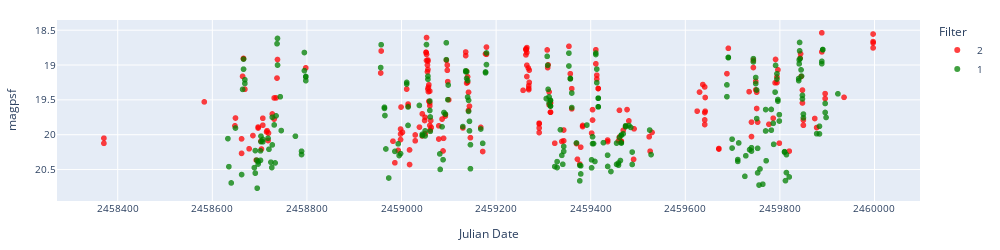
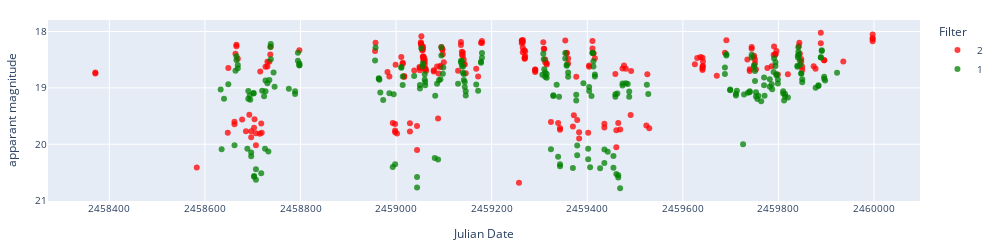
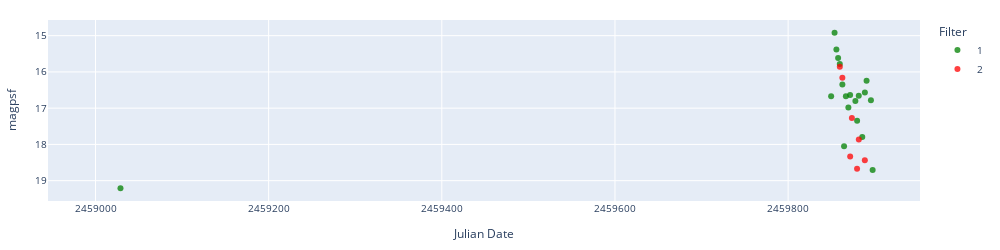
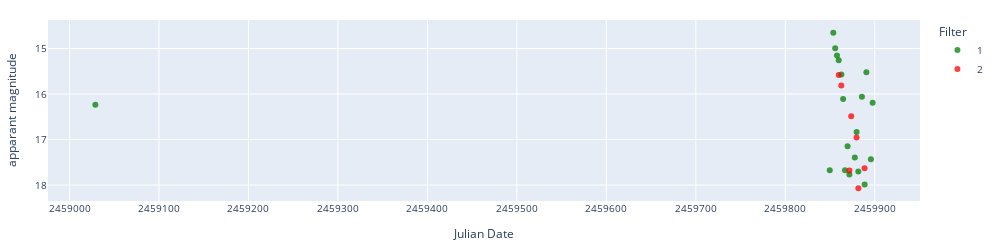

The notebook cell these images were saved under, in order:
### Markdown cell above
### Display light curves

### Code cell
date = '2023_03_24'
date2 = '2023_03_25'

object = 'ZTF18aakynpt'

# Apply errorbars
error = False

if error == True:
        errColalerce1 = 'sigmapsf'
        errColalerce2 = 'sigmapsf_corr_revised'
        errCollasair1 = 'sigmapsf'
        errCollasair2 = 'dc_sigmag'
else:
    errColalerce1 = None
    errColalerce2 = None
    errCollasair1 = None
    errCollasair2 = None

objlist = df_ZTF_CVs[df_ZTF_CVs['Type'].str.contains('UGER', na=False)]['Xmatch_obj'].iloc[10:]
objtype = df_ZTF_CVs[df_ZTF_CVs['Type'].str.contains('UGER', na=False)]['Type'].iloc[10:]
i=0
for object, type in zip(objlist, objtype):

    print(i, object, type)
    # Display difference magnitude light curve.
    # try:
    #     lc_alerce = pd.read_json(f'../lightcurves_dataset/alerce_{date}/{object}.json')
    #     lc_alerce_appmag = alerce_clean(lc_alerce, magerrlim=1)

    #     print('Alerce difference magnitude')
    #     display_lightcurve(lc_alerce,x='mjd',y='magpsf',errorCol=errColalerce1)
    #     print('Alerce apparent magnitude')
    #     display_lightcurve(lc_alerce_appmag,x='mjd',y='magpsf_corr',errorCol=errColalerce2)

    #     # Display lasair apparent magnitude light curves.
    #     lc_lasair = load_lasair_lc(object, path=f'../lightcurves_dataset/lasair_{date2}')
    #     lc_lasair_appmag = lasair_clean(lc_lasair, limit=25, magerrlim=1)

    #     print('Lasair apparent magnitude')
    #     display_lightcurve(lc_lasair_appmag,x='jd',y='dc_mag',errorCol=errCollasair2)
    #     i+=1
    # except:
    # Display lasair difference magnitude and apparent magnitude light curves.
    lc_lasair = load_lasair_lc(object, path=f'../lightcurves_dataset/lasair_{date2}')
    lc_lasair_appmag = lasair_clean(lc_lasair, limit=25, magerrlim=1)

    print('Lasair difference magnitude')
    display_lightcurve(lc_lasair,x='jd',y='magpsf',errorCol=errCollasair1)
    print('Lasair apparent magnitude')
    display_lightcurve(lc_lasair_appmag,x='jd',y='dc_mag',errorCol=errCollasair2)
    i+=1

### Figure 1 — Plotly figure (JSON) as saved in the notebook; plotly's stock layout.template omitted (floating-point values rounded to 4 significant figures; data arrays with more than 128 entries replaced by an {"elided": "..."} marker saying what was removed)
{"data": [{"hovertemplate": "Filter=2<br>Julian Date=%{x}<br>magpsf=%{y}<extra></extra>", "legendgroup": "2", "marker": {"color": "red", "opacity": 0.75, "symbol": "circle"}, "mode": "markers", "name": "2", "showlegend": true, "type": "scattergl", "x": {"elided": "679 float values"}, "xaxis": "x", "y": {"elided": "679 float values"}, "yaxis": "y"}, {"hovertemplate": "Filter=1<br>Julian Date=%{x}<br>magpsf=%{y}<extra></extra>", "legendgroup": "1", "marker": {"color": "green", "opacity": 0.75, "symbol": "circle"}, "mode": "markers", "name": "1", "showlegend": true, "type": "scattergl", "x": {"elided": "564 float values"}, "xaxis": "x", "y": {"elided": "564 float values"}, "yaxis": "y"}], "layout": {"font": {"size": 10}, "height": 250, "legend": {"title": {"text": "Filter"}, "tracegroupgap": 0}, "margin": {"b": 20, "l": 20, "r": 20, "t": 20}, "width": 1000, "xaxis": {"anchor": "y", "domain": [0, 1], "tickformat": "float", "title": {"text": "Julian Date"}}, "yaxis": {"anchor": "x", "autorange": "reversed", "domain": [0, 1], "title": {"text": "magpsf"}}}}

### Figure 2 — Plotly figure (JSON) as saved in the notebook; plotly's stock layout.template omitted (floating-point values rounded to 4 significant figures; data arrays with more than 128 entries replaced by an {"elided": "..."} marker saying what was removed)
{"data": [{"hovertemplate": "Filter=2<br>Julian Date=%{x}<br>apparant magnitude=%{y}<extra></extra>", "legendgroup": "2", "marker": {"color": "red", "opacity": 0.75, "symbol": "circle"}, "mode": "markers", "name": "2", "orientation": "v", "showlegend": true, "type": "scatter", "x": {"elided": "217 float values"}, "xaxis": "x", "y": {"elided": "217 float values"}, "yaxis": "y"}, {"hovertemplate": "Filter=1<br>Julian Date=%{x}<br>apparant magnitude=%{y}<extra></extra>", "legendgroup": "1", "marker": {"color": "green", "opacity": 0.75, "symbol": "circle"}, "mode": "markers", "name": "1", "orientation": "v", "showlegend": true, "type": "scatter", "x": {"elided": "232 float values"}, "xaxis": "x", "y": {"elided": "232 float values"}, "yaxis": "y"}], "layout": {"font": {"size": 10}, "height": 250, "legend": {"title": {"text": "Filter"}, "tracegroupgap": 0}, "margin": {"b": 20, "l": 20, "r": 20, "t": 20}, "width": 1000, "xaxis": {"anchor": "y", "domain": [0, 1], "tickformat": "float", "title": {"text": "Julian Date"}}, "yaxis": {"anchor": "x", "autorange": "reversed", "domain": [0, 1], "title": {"text": "apparant magnitude"}}}}

### Figure 3 — Plotly figure (JSON) as saved in the notebook; plotly's stock layout.template omitted (floating-point values rounded to 4 significant figures)
{"data": [{"hovertemplate": "Filter=1<br>Julian Date=%{x}<br>magpsf=%{y}<extra></extra>", "legendgroup": "1", "marker": {"color": "green", "opacity": 0.75, "symbol": "circle"}, "mode": "markers", "name": "1", "orientation": "v", "showlegend": true, "type": "scatter", "x": [2459000.0, 2460000.0, 2460000.0, 2460000.0, 2460000.0, 2460000.0, 2460000.0, 2460000.0, 2460000.0, 2460000.0, 2460000.0, 2460000.0, 2460000.0, 2460000.0, 2460000.0, 2460000.0, 2460000.0, 2460000.0, 2460000.0, 2459000.0, 2459000.0, 2460000.0], "xaxis": "x", "y": [19.21, 16.67, 14.92, 15.38, 15.62, 15.78, 16.35, 18.05, 16.67, 16.98, 16.63, 16.8, 17.35, 16.66, 17.8, 16.57, 16.25, 16.78, 18.7, null, null, null], "yaxis": "y"}, {"hovertemplate": "Filter=2<br>Julian Date=%{x}<br>magpsf=%{y}<extra></extra>", "legendgroup": "2", "marker": {"color": "red", "opacity": 0.75, "symbol": "circle"}, "mode": "markers", "name": "2", "orientation": "v", "showlegend": true, "type": "scatter", "x": [2460000.0, 2460000.0, 2460000.0, 2460000.0, 2460000.0, 2460000.0, 2460000.0, 2459000.0, 2459000.0, 2459000.0, 2459000.0, 2459000.0, 2459000.0, 2459000.0, 2459000.0, 2459000.0, 2459000.0, 2460000.0, 2460000.0, 2460000.0], "xaxis": "x", "y": [15.86, 16.16, 18.33, 17.27, 18.67, 17.86, 18.44, null, null, null, null, null, null, null, null, null, null, null, null, null], "yaxis": "y"}], "layout": {"font": {"size": 10}, "height": 250, "legend": {"title": {"text": "Filter"}, "tracegroupgap": 0}, "margin": {"b": 20, "l": 20, "r": 20, "t": 20}, "width": 1000, "xaxis": {"anchor": "y", "domain": [0, 1], "tickformat": "float", "title": {"text": "Julian Date"}}, "yaxis": {"anchor": "x", "autorange": "reversed", "domain": [0, 1], "title": {"text": "magpsf"}}}}

### Figure 4 — Plotly figure (JSON) as saved in the notebook; plotly's stock layout.template omitted (floating-point values rounded to 4 significant figures)
{"data": [{"hovertemplate": "Filter=1<br>Julian Date=%{x}<br>apparant magnitude=%{y}<extra></extra>", "legendgroup": "1", "marker": {"color": "green", "opacity": 0.75, "symbol": "circle"}, "mode": "markers", "name": "1", "orientation": "v", "showlegend": true, "type": "scatter", "x": [2459000.0, 2460000.0, 2460000.0, 2460000.0, 2460000.0, 2460000.0, 2460000.0, 2460000.0, 2460000.0, 2460000.0, 2460000.0, 2460000.0, 2460000.0, 2460000.0, 2460000.0, 2460000.0, 2460000.0, 2460000.0, 2460000.0], "xaxis": "x", "y": [16.23, 17.68, 14.65, 14.99, 15.15, 15.26, 15.57, 16.11, 17.68, 17.15, 17.77, 17.39, 16.83, 17.7, 16.06, 17.99, 15.52, 17.44, 16.19], "yaxis": "y"}, {"hovertemplate": "Filter=2<br>Julian Date=%{x}<br>apparant magnitude=%{y}<extra></extra>", "legendgroup": "2", "marker": {"color": "red", "opacity": 0.75, "symbol": "circle"}, "mode": "markers", "name": "2", "orientation": "v", "showlegend": true, "type": "scatter", "x": [2460000.0, 2460000.0, 2460000.0, 2460000.0, 2460000.0, 2460000.0, 2460000.0], "xaxis": "x", "y": [15.58, 15.81, 17.68, 16.49, 16.96, 18.07, 17.63], "yaxis": "y"}], "layout": {"font": {"size": 10}, "height": 250, "legend": {"title": {"text": "Filter"}, "tracegroupgap": 0}, "margin": {"b": 20, "l": 20, "r": 20, "t": 20}, "width": 1000, "xaxis": {"anchor": "y", "domain": [0, 1], "tickformat": "float", "title": {"text": "Julian Date"}}, "yaxis": {"anchor": "x", "autorange": "reversed", "domain": [0, 1], "title": {"text": "apparant magnitude"}}}}
